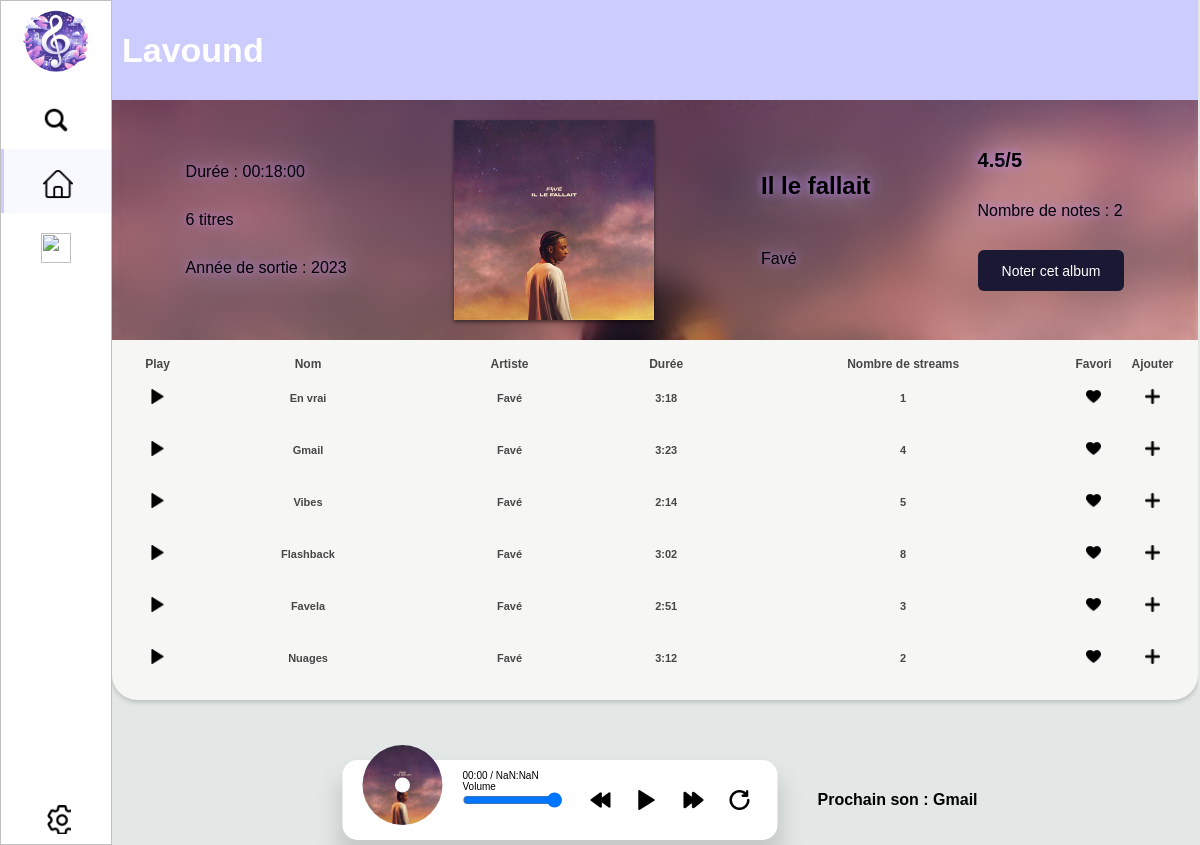
/?action=album&id_album=1, run on an earlier commit of the app's database.
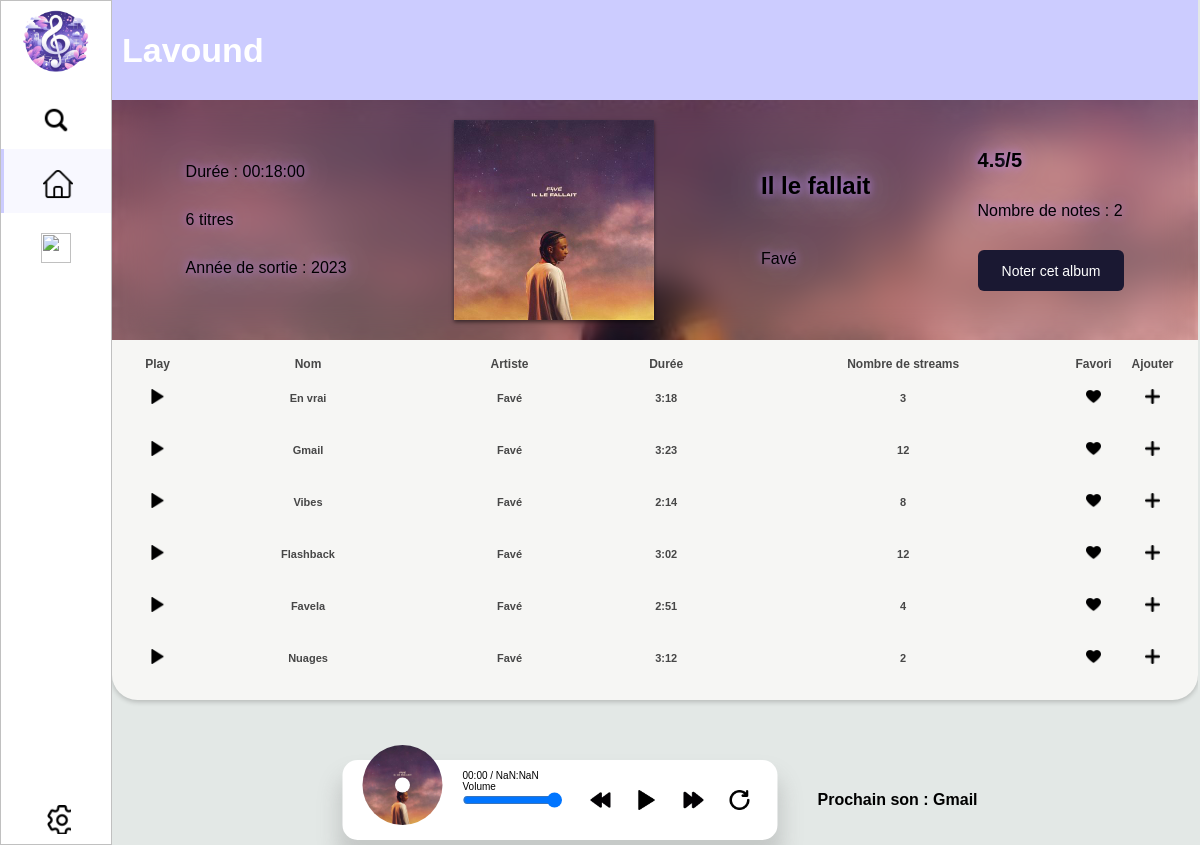
And on a later commit of the database.
### tables this page shows
CREATE TABLE ALBUM (
        id_album INT PRIMARY KEY,
        titre VARCHAR(255) NOT NULL,
        annee_sortie INT,
        id_image INT,
        FOREIGN KEY (id_image) REFERENCES IMAGE(id_image)
    );

CREATE TABLE MUSIQUE (
        id_musique INT PRIMARY KEY,
        nom_musique VARCHAR(255) NOT NULL,
        duree_musique TIME NOT NULL,
        son_musique VARCHAR(255) NOT NULL,
        nb_streams INT NOT NULL CHECK (nb_streams >= 0),
        id_album INT,
        FOREIGN KEY (id_album) REFERENCES ALBUM(id_album)
    );

### Classes/Modele/modele_bd/AlbumPDO.php (called while the page is built, shortened)
<?php
class AlbumPDO
{
    private $pdo;
    public function __construct(PDO $pdo)
    {
        $this->pdo = $pdo;
    }
    public function getAlbumByIdAlbum(int $id_album): ?Album
    {
        $requete_album = <<<EOF
        select id_album, titre, annee_sortie, id_image from ALBUM where id_album = :id_album;
        EOF;
        try{
            $stmt = $this->pdo->prepare($requete_album);
            $stmt->bindParam("id_album", $id_album, PDO::PARAM_INT);
            $stmt->execute();
            $resultat = $stmt->fetch(PDO::FETCH_ASSOC);
            if ($resultat) {
                return new Album($resultat['id_album'], $resultat['titre'], $resultat['annee_sortie'], $resultat['id_image']);
            } else {
                return null;
            }
        }
        catch (PDOException $e){
            var_dump($e->getMessage());
            return null;
        }
    }
    public function getMusiquesByIdAlbum(int $id_album): array
    {
        $requete_musiques = <<<EOF
        select id_musique, nom_musique, duree_musique, son_musique, nb_streams, id_album from ALBUM natural join MUSIQUE where id_album = :id_album;
        EOF;
        $les_musiques = array();
        try{
            $stmt = $this->pdo->prepare($requete_musiques);
            $stmt->bindParam("id_album", $id_album, PDO::PARAM_INT);
            $stmt->execute();
            $les_musiques_album = $stmt->fetchAll(PDO::FETCH_ASSOC);
            foreach ($les_musiques_album as $musique_album){
                array_push($les_musiques, new Musique($musique_album['id_musique'], $musique_album['nom_musique'], $musique_album['duree_musique'], $musique_album['son_musique'], $musique_album['nb_streams'], $musique_album['id_album']));
            }
            return $les_musiques;
        }
        catch (PDOException $e){
            var_dump($e->getMessage());
            return $les_musiques;
        }
    }
    public function getDureeTotalByIdAlbum(int $id_album): string
    {
        $requete_durees_musiques_album = <<<EOF
        select duree_musique from ALBUM natural join MUSIQUE where id_album = :id_album;
        EOF;
        try{
            $stmt = $this->pdo->prepare($requete_durees_musiques_album);
            $stmt->bindParam("id_album", $id_album, PDO::PARAM_INT);
            $stmt->execute();
            $durees_musiques = $stmt->fetchAll(PDO::FETCH_ASSOC);
            $duree_total_secondes = 0;
            foreach ($durees_musiques as $duree_musique){
                list($minutes, $secondes) = explode(":", $duree_musique["duree_musique"]);
                $duree_secondes_musique = ($minutes * 60) + $secondes;
                $duree_total_secondes += intval($duree_secondes_musique);
            }
            $duree_total_heures = floor($duree_total_secondes / 3600);
            $duree_total_secondes %= 3600;
            $duree_total_minutes = floor($duree_total_secondes / 60);
            $duree_total_secondes %= 60;
            $duree_total_lisible = sprintf("%02d:%02d:%02d", $duree_total_heures, $duree_total_minutes, $duree_total_secondes);
            return $duree_total_lisible;
        }
        catch (PDOException $e){
            var_dump($e->getMessage());
            return "00:00";
        }
    }
}

### Classes/View/Template.php (called while the page is built, shortened)
<?php
final class Template
{
    private string $path;
    private string $layout;
    public function __construct(string $path)
    {
        $this->path = $path;
    }
    public function getPath(): string
    {
        return $this->path;
    }
    public function getLayout(): string
    {
        return $this->layout;
    }
    public function setLayout(string $layout): self
    {
        $this->layout = $layout;
        return $this;
    }
    public function compile(): string
    {
        require sprintf(
            '%s/%s.php',
            $this->getPath(),
            $this->getLayout()
        );
        return ob_get_clean();
    }
}

### Classes/Modele/modele_php/Album.php (called while the page is built, shortened)
<?php
class Album
{
    private $titre;
    private $annee_sortie;
    public function __construct(int $id_album, string $titre, int $annee_sortie, int $id_image)
    {
        $this->titre = $titre;
        $this->annee_sortie = $annee_sortie;
    }
    public function getTitre(): string
    {
        return $this->titre;
    }
    public function getAnneeSortie(): int
    {
        return $this->annee_sortie;
    }
}

### Classes/Modele/modele_php/Artiste.php (called while the page is built, shortened)
<?php
class Artiste
{
    private $nom_artiste;
    public function __construct(int $id_artiste, string $nom_artiste, int $id_image)
    {
        $this->nom_artiste = $nom_artiste;
    }
    public function getNomArtiste(): string
    {
        return $this->nom_artiste;
    }
}

### Classes/Modele/modele_bd/ArtistePDO.php (called while the page is built, shortened)
<?php
class ArtistePDO
{
    private $pdo;
    public function __construct(PDO $pdo)
    {
        $this->pdo = $pdo;
    }
    public function getArtisteByIdArtiste(int $id_artiste): ?Artiste
    {
        $requete_artiste = <<<EOF
        select id_artiste, nom_artiste, id_image from ARTISTE where id_artiste = :id_artiste;
        EOF;
        try{
            $stmt = $this->pdo->prepare($requete_artiste);
            $stmt->bindParam("id_artiste", $id_artiste, PDO::PARAM_INT);
            $stmt->execute();
            $resultat = $stmt->fetch(PDO::FETCH_ASSOC);
            if ($resultat) {
                return new Artiste($resultat['id_artiste'], $resultat['nom_artiste'], $resultat['id_image']);
            } else {
                return null;
            }
        }
        catch (PDOException $e){
            var_dump($e->getMessage());
            return null;
        }
    }
}

### Classes/Modele/modele_php/Musique.php (called while the page is built, shortened)
<?php
class Musique
{
    private $id_musique;
    private $nom_musique;
    private $duree_musique;
    private $nb_streams;
    public function __construct(int $id_musique, string $nom_musique, string $duree_musique, string $son_musique, int $nb_streams, int $id_album)
    {
        $this->id_musique = $id_musique;
        $this->nom_musique = $nom_musique;
        $this->duree_musique = $duree_musique;
        $this->nb_streams = $nb_streams;
    }
    public function getIdMusique(): int
    {
        return $this->id_musique;
    }
    public function getNomMusique(): string
    {
        return $this->nom_musique;
    }
    public function getDureeMusique(): string
    {
        return $this->duree_musique;
    }
    public function getNbStreams(): int
    {
        return $this->nb_streams;
    }
}

### templates/album.php (the view, shortened to what the rows shown need)
<?php
$pdo = new PDO('sqlite:Data/sae_php.db');
$pdo->setAttribute(PDO::ATTR_ERRMODE, PDO::ERRMODE_EXCEPTION);
$albumPDO = new AlbumPDO($pdo);
$realiserParPDO = new RealiserParPDO($pdo);
$artistePDO = new ArtistePDO($pdo);
$utilisateurPDO = new UtilisateurPDO($pdo);
$id_album = intval($_GET['id_album']);
$album = $albumPDO->getAlbumByIdAlbum($id_album);
$id_artistes = $realiserParPDO->getIdArtistesByIdAlbum($id_album);
$les_artistes = array();
foreach ($id_artistes as $id_artiste){
    array_push($les_artistes, $artistePDO->getArtisteByIdArtiste($id_artiste));
}
$les_musiques = $albumPDO->getMusiquesByIdAlbum($id_album);
$nom_utilisateur_connecte = "pas connecté";
$utilisateur = $utilisateurPDO->getUtilisateurByNomUtilisateur($nom_utilisateur_connecte);
?>
<!DOCTYPE html>
<html lang="fr">
<head>
    <link rel="stylesheet" href="../static/style/son.css">
    <link rel="stylesheet" href="../static/style/album.css">
    <link rel="stylesheet" href="../static/style/note.css">
</head>
<body ng-app="app">
	<section class='global-wrapper' ng-controller="ctrl">
		<main id="main">
        <header>
            <h2>Lavound</h2>
        </header>
        <div class="center-part">
            <div class="sticky">
                <div class="top">
                    <div class="infos">
                        <p class="nomart">Durée : <?php echo $albumPDO->getDureeTotalByIdAlbum($id_album); ?></p>
                        <p class="nomart"><?php echo count($les_musiques); ?> titres</p>
                        <p class="nomart">Année de sortie : <?php echo $album->getAnneeSortie(); ?></p>
                    </div>
                    <div class="art">
                        <?php $nom_artistes_album = "";
                            for ($i = 0; $i < count($les_artistes); $i++){
                                if ($i < count($les_artistes) - 1) {
                                    $nom_artistes_album = $nom_artistes_album . ($les_artistes[$i])->getNomArtiste() . ", ";
                                }
                                else {
                                    $nom_artistes_album = $nom_artistes_album . ($les_artistes[$i])->getNomArtiste();
                                }
                            }
                        ?>
                        <h2 class="nomart"><?php echo $album->getTitre(); ?></h2>
                        <p class="desc"><?php echo $nom_artistes_album; ?></p>
                    </div>
                </div>
            </div>
        </div>
        <div class='main-table-container'>
            <div>
                <table>
                <tbody>
                    <tr>
                        <th>Play</th>
                        <th>Nom</th>
                        <th>Artiste</th>
                        <th>Durée</th>
                        <th>Nombre de streams</th>
                        <th>Favori</th>
                        <th>Ajouter</th>
                    </tr>
                    <?php foreach($les_musiques as $musique): ?>
                        <tr>
                            <td class="first"><div class='icon-text'><button class="play"><img src="../static/images/play.png" alt="" width="15" height="15"></button></div></td>
                            <td><?php echo $musique->getNomMusique(); ?></td>
                            <td><?php echo $nom_artistes_album; ?></td>
                            <td><?php echo $musique->getDureeMusique(); ?></td>
                            <td id="nbStreamsMusique-<?php echo $musique->getIdMusique(); ?>"><?php echo $musique->getNbStreams(); ?></td>
                            <?php if (!isset($utilisateur)): ?>
                                <td class="first"><div class='icon-text'><button id="buttonfav" class="play background" value="<?php echo $musique->getIdMusique(); ?>"><img class="fav" src="../static/images/fav_noir.png" alt="" width="15" height="15"></button></div></td>
                            <?php endif; ?>
                            <td class="first">
                                <div class='icon-text'>
                                    <button class="play buttonadd open-modal-btn2">
                                        <img class="add" src="../static/images/add.png" alt="" width="15" height="15">
                                    </button>
                                </div>
                            </td>
                        </tr>
                    <?php endforeach; ?>
                </tbody>
                </table>
            </div>
        </div>
	</main>
	</section>
</body>
</html>

What changed in the data, as far as the page shows it:
changed musique "En vrai": nb_streams "1" → "3"
changed musique "Gmail": nb_streams "4" → "12"
changed musique "Vibes": nb_streams "5" → "8"
changed musique "Flashback": nb_streams "8" → "12"
changed musique "Favela": nb_streams "3" → "4"
